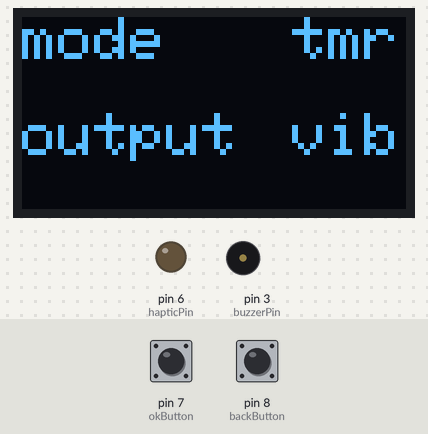
The sketch below on a simulated Arduino Uno, built with avr-gcc and run on an emulated ATmega328P. On the bench: 128×64 one-colour display, output pins drawn as LEDs (lit = HIGH), buzzer (waves = sounding, pin HIGH). The inputs (shaded band) are chosen by the test bench; at power-on: pin 7 (okButton) HIGH, pin 8 (backButton) HIGH. Random numbers use the default seed unless the sketch sets one.

Above: at 1.2 s.
1.3 s: pin 7 (okButton) pulled LOW for 0.15 s
At 2.1 s:
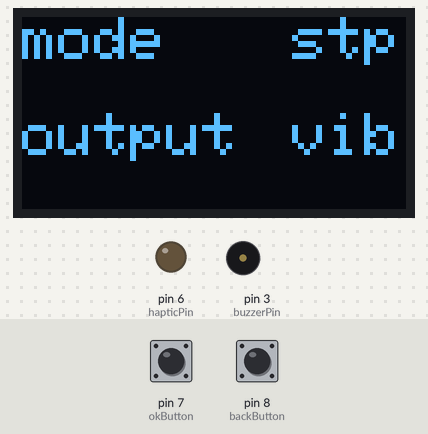
2.9 s: pin 8 (backButton) pulled LOW for 3.2 s
At 6.9 s:
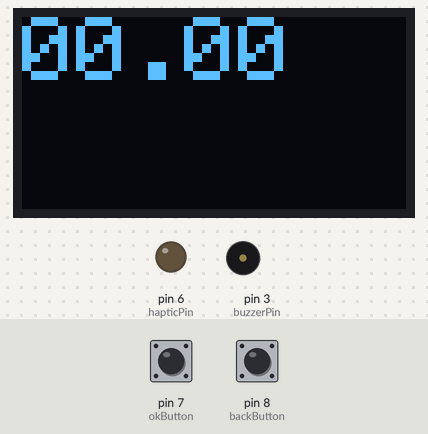
7.6 s: pin 7 (okButton) pulled LOW for 1 s
At 8.1 s:
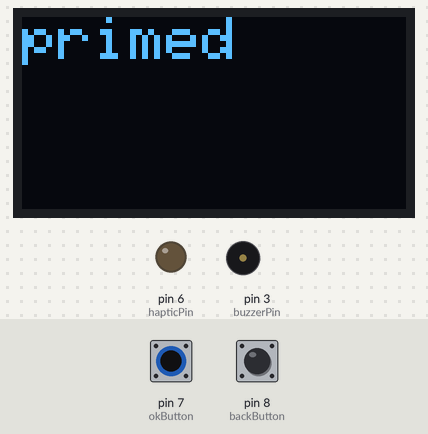
11.6 s: pin 8 (backButton) pulled LOW for 3.2 s
At 12.2 s:
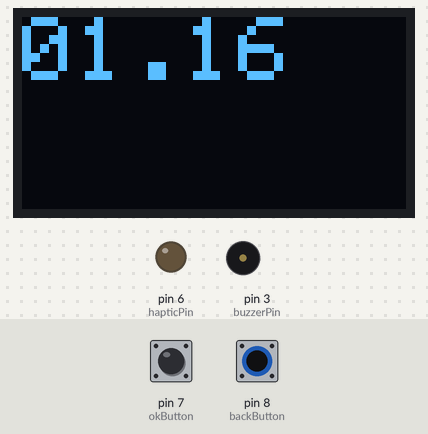
16.3 s: pin 7 (okButton) pulled LOW for 0.15 s
At 17.4 s:
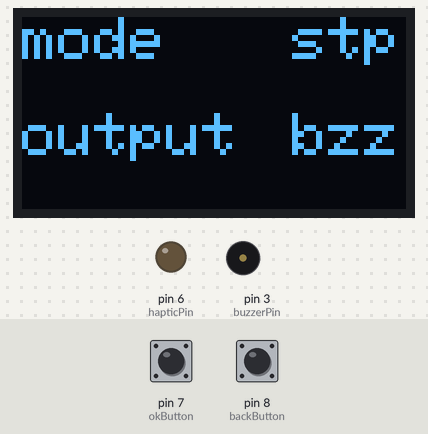
17.9 s: pin 7 (okButton) pulled LOW for 3.2 s
At 19.0 s:
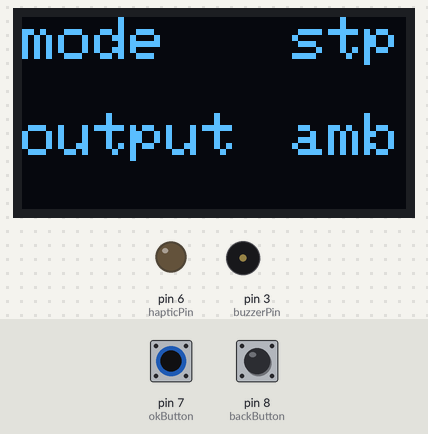
Timing chart, 0 to 20.9 s (numbered marks = the images above; inputs shaded):
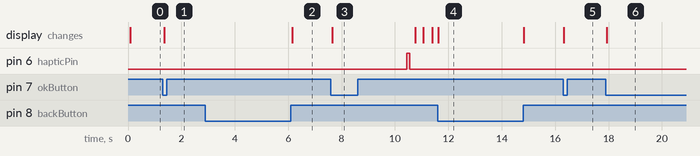

Measured:
- after the input at 1.3 s, the display: changes after 0.05 s (image 1)
- after the input at 2.9 s, the display: changes after 3.3 s (image 2)
- after the input at 7.6 s, pin 6 (hapticPin): LOW → HIGH after 2.8 s, → LOW 0.10 s later; the display: changes after 0.05 s (image 3)
- after the input at 16.3 s, the display: changes at once (image 5)
- after the input at 17.9 s, the display: changes at once (image 6)

The sketch:

_main_.ino
```cpp
#include <SPI.h>
#include <Wire.h>
#include <Adafruit_GFX.h>
#include <Adafruit_SSD1306.h>

#define SCREEN_WIDTH 128 // OLED display width, in pixels
#define SCREEN_HEIGHT 64 // OLED display height, in pixels

#define OLED_RESET     -1 // Reset pin # (or -1 if sharing Arduino reset pin)
#define SCREEN_ADDRESS 0x3C ///< See datasheet for Address; 0x3D for 128x64, 0x3C for 128x32
Adafruit_SSD1306 display(SCREEN_WIDTH, SCREEN_HEIGHT, &Wire, OLED_RESET);

enum State {stopwatch_primed, stopwatch_paused, stopwatch_run, timer_run, timer_paused, menu};
State currentState = menu;
State prevState = menu;


// menu variables
  String currentOutput = "haptic";
  String currentMode = "timer";
  bool cursorInRow1 = true;  // start cursor in first row
  const int menuExitTime = 2000;
  const int pulseTime = 100;

// pin variables
  const int buzzerPin = 3; // using this instead of buzzer for now
  const int hapticPin = 6; // using this instead of vibration motor for now
  const int okButton = 7;
  const int backButton = 8;

// stopwatch variables
  float stopwatchSec = 0;
  int stopwatchMin = 0;
  int randomStart = 0;
  unsigned long startRandomWait = 0;
  unsigned long primedTime = 0;

// timer variables
  float timerSec = 0;
  float timer1Sec = 10.0;
  float timer2Sec = 5.0;
  unsigned long timerDelay = 0;
  int timerTracker = 1; // bounces between 1 and 2

// button variables
  const bool serialEnabled = 0;
  long unsigned currentTime = 0;
  const int debounceDelay = 10;
  long okLastDetection = 0;
  int okButtonState = 1; // initialize these to unpressed
  int okLastButtonState = 1;
  bool okPressed = 1;
  unsigned long okStartPressed = 0;
  unsigned long okEndPressed = 0;
  unsigned long okHoldTime = 0;
  unsigned long okIdleTime = 0;
  long backLastDetection;
  int backButtonState = 1;  // initialize these to unpressed
  int backLastButtonState = 1;
  bool backPressed = 1;
  unsigned long backStartPressed = 0;
  unsigned long backEndPressed = 0;
  unsigned long backHoldTime = 0;
  unsigned long backIdleTime = 0;
  bool okJustChanged = 0;
  bool backJustChanged = 0;


// function prototypes
  void runStopwatch();
  void resetStopwatch();
  void handle_stopwatch_paused();
  void handle_stopwatch_run();
  void handle_stopwatch_primed();
  void pauseStopwatch();
  void resetStopwatch();

  void buttonState();
  void pauseTimer();
  void runTimer();
  void handle_timer_run();
  void handle_timer_paused();

  void setupMenu(String modeType, String outputType);
  void toggleOutputType();
  void toggleMode();
  void handle_menu();
  void outputPulse();


void setup() {
  // SSD1306_SWITCHCAPVCC = generate display voltage from 3.3V internally
  if (serialEnabled){
    Serial.begin(9600);
  }

  if(!display.begin(SSD1306_SWITCHCAPVCC, SCREEN_ADDRESS)) {
    Serial.println(F("SSD1306 allocation failed"));
    for(;;); // Don't proceed, loop forever
  }
  display.clearDisplay();
  display.display();
  pinMode(okButton, INPUT_PULLUP);
  pinMode(backButton, INPUT_PULLUP);
  pinMode(buzzerPin, OUTPUT);
  pinMode(hapticPin, OUTPUT);
}


void loop() {

  switch (currentState) {

    case menu:
      handle_menu();
      break;

    case stopwatch_paused:
      handle_stopwatch_paused();
      break;

    case stopwatch_primed:
      handle_stopwatch_primed();
      break;

    case stopwatch_run:
      handle_stopwatch_run();
      break;

    case timer_run:
      handle_timer_run();
      break;

    case timer_paused:
      handle_timer_paused();
      break;
  }
}


void buttonState(){
  int okReading = digitalRead(okButton);
  int backReading = digitalRead(backButton);

  if (okButtonState != okLastButtonState){
    okLastDetection = millis();
  }

  if (backButtonState != backLastButtonState){
    backLastDetection = millis();
  }


  // only accept the change in button state after debounce time
  if ( (millis() - okLastDetection) > debounceDelay ){
    okButtonState = okReading;
  }

  // only accept the change in button state after debounce time
  if ( (millis() - backLastDetection) > debounceDelay ){
    backButtonState = backReading;
  }


  // if the button is pressed or released
  if (okButtonState != okLastButtonState)
  {

    // if the button is just pressed
    if (okButtonState == 0)
    {
      okStartPressed = millis();
      if (okButtonState == 0 && okPressed == 1)
      {
        if (serialEnabled) Serial.println("======just pressed ok =======");
      }
      okPressed = 0;
      okJustChanged = 1;

    }


    // if the button is just released
    else if (okButtonState == 1)
    {

      okEndPressed = millis();
      okHoldTime = okEndPressed - okStartPressed;
      if (okButtonState == 1 && okPressed == 0)
      {
        if (serialEnabled) {
          Serial.print("---just released ok ----: holdtime: ");
          Serial.println(okHoldTime);
        }
      }
      okJustChanged = 1;
      okPressed = 1;
    }


  }
  else {
    okJustChanged = 0;
  }

  // if the back button is pressed or released
  if (backButtonState != backLastButtonState)
  {

    // if the button is just pressed
    if (backButtonState == 0)
    {
      backStartPressed = millis();
      if (backButtonState == 0 && backPressed == 1)
      {
        if (serialEnabled) Serial.println("======just pressed back =======");
      }
      backJustChanged = 1;
      backPressed = 0;

    }


    // if the button is just released
    else if (backButtonState == 1)
    {

      backEndPressed = millis();
      backHoldTime = backEndPressed - backStartPressed;
      if (backButtonState == 1 && backPressed == 0)
      {
        if (serialEnabled){
          Serial.print("---just released back ----: holdtime: ");
          Serial.println(backHoldTime);
        }

      }

      backJustChanged = 1;
      backPressed = 1;
    }

    else {
      okJustChanged = 0;
      backJustChanged = 0;
    }


  }

  else {
    backJustChanged = 0;
  }


  okLastButtonState = okReading;
  backLastButtonState = backReading;


}


void handle_menu(){
  setupMenu(currentMode, currentOutput);
  buttonState();

  if (okButtonState == 0 && okJustChanged){
    if (cursorInRow1){
      toggleMode();
    }
    else if (!cursorInRow1){
      toggleOutputType();
    }
  }

  if (backButtonState == 0 && backJustChanged){
    cursorInRow1 = !(cursorInRow1);
  }

  if (backHoldTime > menuExitTime && backJustChanged){
    backHoldTime = 0;
    if (serialEnabled){
      Serial.print("current mode is: ");
      Serial.println(currentMode);
    }
    if (currentMode == "timer"){
      currentState = timer_paused;
      prevState = menu;
    }
    else if (currentMode == "stopwatch"){
      currentState = stopwatch_paused;
      prevState = menu;
    }
  }
}

void setupMenu(String modeType, String outputType){

  if (serialEnabled){
    Serial.print("current mode is: ");
    Serial.println(modeType);
    Serial.print("output type is: ");
    Serial.println(outputType);

  }

  display.clearDisplay();

  // first row
  display.setTextSize(2);
  display.setTextColor(SSD1306_WHITE);
  display.setCursor(0,0);

  display.print("mode ");
  display.setCursor(90,0);


  if (modeType == "timer"){
    display.print("tmr");
  }
  else if (modeType == "stopwatch"){
    display.print("stp");
  }

  // second row
  display.setCursor(0,32);
  display.print("output");
  display.setCursor(90,32);

  if (outputType == "haptic"){
    display.print("vib");
  }
  else if (outputType == "sound"){
    display.print("bzz");
  }
  else if (outputType == "dual"){
    display.print("amb");
  }

  display.display();
}

void toggleMode(){
  if (currentMode == "timer"){
    currentMode = "stopwatch";
  }
  else if (currentMode == "stopwatch"){
    currentMode = "timer";
  }

}

void toggleOutputType(){

  // cycle haptic --> sound --> dual -->
  if (currentOutput == "haptic"){
    currentOutput = "sound";
  }
  else if (currentOutput == "sound"){
    currentOutput = "dual";
  }
  else if (currentOutput == "dual"){
    currentOutput = "haptic";
  }

}

void handle_stopwatch_paused(){
  pauseStopwatch();
  buttonState();
  if (backButtonState == 0 and backJustChanged){
    resetStopwatch();
  }
  if (okButtonState == 0 and okJustChanged){
    currentState = stopwatch_primed;
    prevState = stopwatch_paused;
  }

  if (backHoldTime > menuExitTime && prevState != menu && backJustChanged){
    backHoldTime = 0;
    if (serialEnabled){
      Serial.print("current mode is: ");
      Serial.println(currentMode);
    }
    currentState = menu;
    prevState = stopwatch_paused;
  }

}

void handle_stopwatch_primed(){
  randomStart = random(2000, 6000);
  startRandomWait = millis();

  while (millis() - startRandomWait < randomStart)
  {
    display.clearDisplay();
    display.setTextSize(2);
    display.setTextColor(SSD1306_WHITE);
    display.setCursor(0,0);
    display.print("primed");
    display.display();
    buttonState();
    if (backButtonState == 0 and backJustChanged){
      currentState = stopwatch_paused;
      prevState = stopwatch_primed;
      break;
    }
  }
  if (currentState == stopwatch_primed){
    currentState = stopwatch_run;
    prevState = stopwatch_primed;
    primedTime = (startRandomWait + randomStart);
    outputPulse();

  }

}


void handle_stopwatch_run(){
  runStopwatch();
  buttonState();
  if ((okButtonState == 0 and okJustChanged) || (backButtonState == 0 and backJustChanged)){
    currentState = stopwatch_paused;
    prevState = stopwatch_run;
  }
}

void resetStopwatch(){
  stopwatchMin = 0;
  stopwatchSec = 0;
  pauseStopwatch();
}

void pauseStopwatch(){
  display.clearDisplay();
  display.setTextSize(3);
  display.setTextColor(SSD1306_WHITE);
  display.setCursor(0,0);

  if (stopwatchMin > 0)
    {
      display.print(stopwatchMin);
      display.print(":");

      if (stopwatchSec < 10.0)
      {
        display.print("0");
        display.print(stopwatchSec);
        display.display();
      }
      else
      {
        display.print(stopwatchSec);
        display.display();
      }
    }
    else{
      if (stopwatchSec < 10.0)
      {
        display.print("0");
        display.print(stopwatchSec);
        display.display();
      }

      else
      {
        display.println(stopwatchSec, 2);
        display.display();

      }
    }

}

void runStopwatch(){
  display.clearDisplay();
  // at this size, assuming that we won't reach 10 minutes
  display.setTextSize(3);
  display.setTextColor(SSD1306_WHITE);
  display.setCursor(0,0);             // Start at top-left corner

  stopwatchSec = (millis() - primedTime)/1000.0;
  stopwatchMin = 0;

  while (stopwatchSec >= 60.0)
  {
    stopwatchSec = stopwatchSec - 60.0;
    stopwatchMin++;
  }

  if (stopwatchMin > 0)
  {
    display.print(stopwatchMin);
    display.print(":");

    if (stopwatchSec < 10.0)
    {
      display.print("0");
      display.print(stopwatchSec);
      display.display();
    }
    else
    {
      display.print(stopwatchSec);
      display.display();
    }
  }
  else{
    if (stopwatchSec < 10.0)
    {
      display.print("0");
      display.print(stopwatchSec);
      display.display();
    }
    else
    {
      display.println(stopwatchSec, 2);
      display.display();
    }
  }
  delay(10);
}


void pauseTimer(){
  display.clearDisplay();
  display.setTextSize(3);
  display.setTextColor(SSD1306_WHITE);
  display.setCursor(0,0);

  if (timerTracker == 1){
    display.print(timer1Sec - timerSec);
    display.display();
  }
  else if (timerTracker == 2){
    display.print(timer2Sec - timerSec);
    display.display();
  }

}

void runTimer(){
  display.clearDisplay();
  display.setTextSize(3);
  display.setTextColor(SSD1306_WHITE);
  display.setCursor(0,0);             // Start at top-left corner

  timerSec = (millis() - timerDelay)/1000.0;

  if (timerTracker == 1){
    if (timer1Sec- timerSec > 0){
      display.print(timer1Sec - timerSec);
      display.display();
    }
    else {
      timerTracker = 2;
      outputPulse();
      timerDelay = millis();
    }
  }

  else if (timerTracker == 2){
    if (timer2Sec - timerSec > 0){
      display.print(timer2Sec - timerSec);
      display.display();
    }
    else {
      timerTracker = 1;
      outputPulse();
      timerDelay = millis();
    }
  }
}

void handle_timer_run(){
  buttonState();
  runTimer();

  if ((okButtonState == 0 and okJustChanged) || (backButtonState == 0 and backJustChanged)){
    currentState = timer_paused;
    prevState = timer_run;
  }

}

void handle_timer_paused(){
  buttonState();
  pauseTimer();

  if (okButtonState == 0 and okJustChanged){
    currentState = timer_run;
    prevState = timer_paused;
    timerDelay = millis() - (timerSec*1000.0);
  }

  if (backButtonState == 0 and backJustChanged){
    timerSec = 0;
    timerDelay = millis();
  }

  if (backHoldTime > menuExitTime && prevState != menu && backJustChanged){
    backHoldTime = 0;
    if (serialEnabled){
      Serial.print("current mode is: ");
      Serial.println(currentMode);
    }
    currentState = menu;
    prevState = timer_paused;
  }

}

void outputPulse(){
  if (currentOutput == "sound"){

    digitalWrite(buzzerPin, HIGH);
    digitalWrite(hapticPin, LOW);
  }

  else if (currentOutput == "haptic"){
    digitalWrite(buzzerPin, LOW);
    digitalWrite(hapticPin, HIGH);
  }

  else if (currentOutput == "dual"){
    digitalWrite(buzzerPin, HIGH);
    digitalWrite(hapticPin, HIGH);
  }
  else {
    digitalWrite(buzzerPin, HIGH);
    digitalWrite(hapticPin, HIGH);
  }

  delay(pulseTime);
  digitalWrite(buzzerPin, LOW);
  digitalWrite(hapticPin, LOW);

}
```
